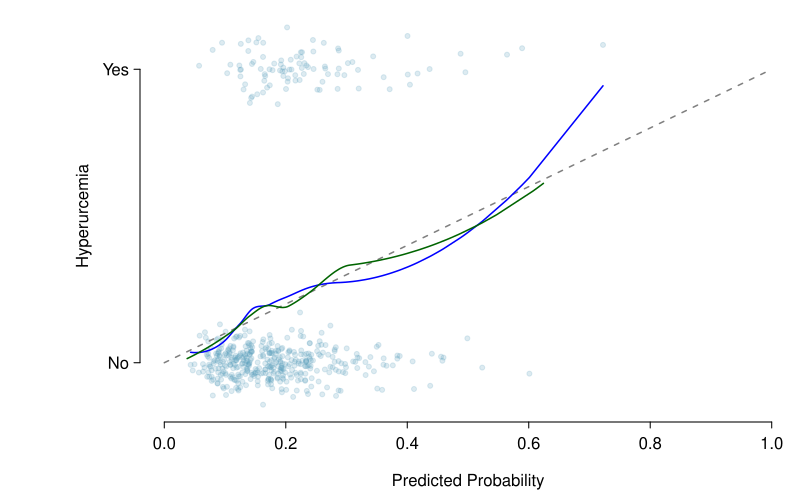

Reproduce this figure in R.


library(openintro)
library(dplyr)

d <- hyperuricemia.samp

m <- glm(hu ~ bmi, data = d, family = binomial)
summary(m)
p <- predict(m, type = "response")
lo.fit = predict(loess(d$hu ~ p, family = "gaussian", span = 2/3))

dframe = data.frame(p, lo.fit)
dframe = dframe[order(p), ]

m.2 <- glm(hu ~ bmi + sex, data = d, family = binomial)
summary(m)
p.2 <- predict(m.2, type = "response")

lo.fit.2 = predict(loess(d$hu ~ p.2, family = "gaussian", span = 2/3))

dframe.2 = data.frame(p.2, lo.fit.2)
dframe.2 = dframe.2[order(p.2), ]

# ns1 <- 4
myPDF("calibrationHuBMISex.pdf", 8.0, 5.0,
      mar = c(3.9, 7, 0.5, 0.2),
      mgp = c(2.4, 0.55, 0))
noise <- rnorm(nrow(d), sd = 0.05)


plot(p, d$hu + noise,
     xlim = 0:1,
     ylim = c(-0.15, 1.15),
     axes = FALSE,
     xlab = "Predicted Probability",
     ylab = "Hyperuricemia",
     col = fadeColor(COL[1], "33"),
     pch = 20)
axis(1)
axis(2,
     at = c(0,1),
     labels = c("No", "Yes"))
lines(0:1, 0:1,
      lty = 2,
      col = COL[6],
      lwd = 1.5)

lines(dframe$p, dframe$lo.fit, lty = 1,
      lwd = 1.5, col = "blue")

lines(dframe.2$p.2, dframe.2$lo.fit.2, lty = 1,
      lwd = 1.5, col = "darkgreen")

dev.off()
